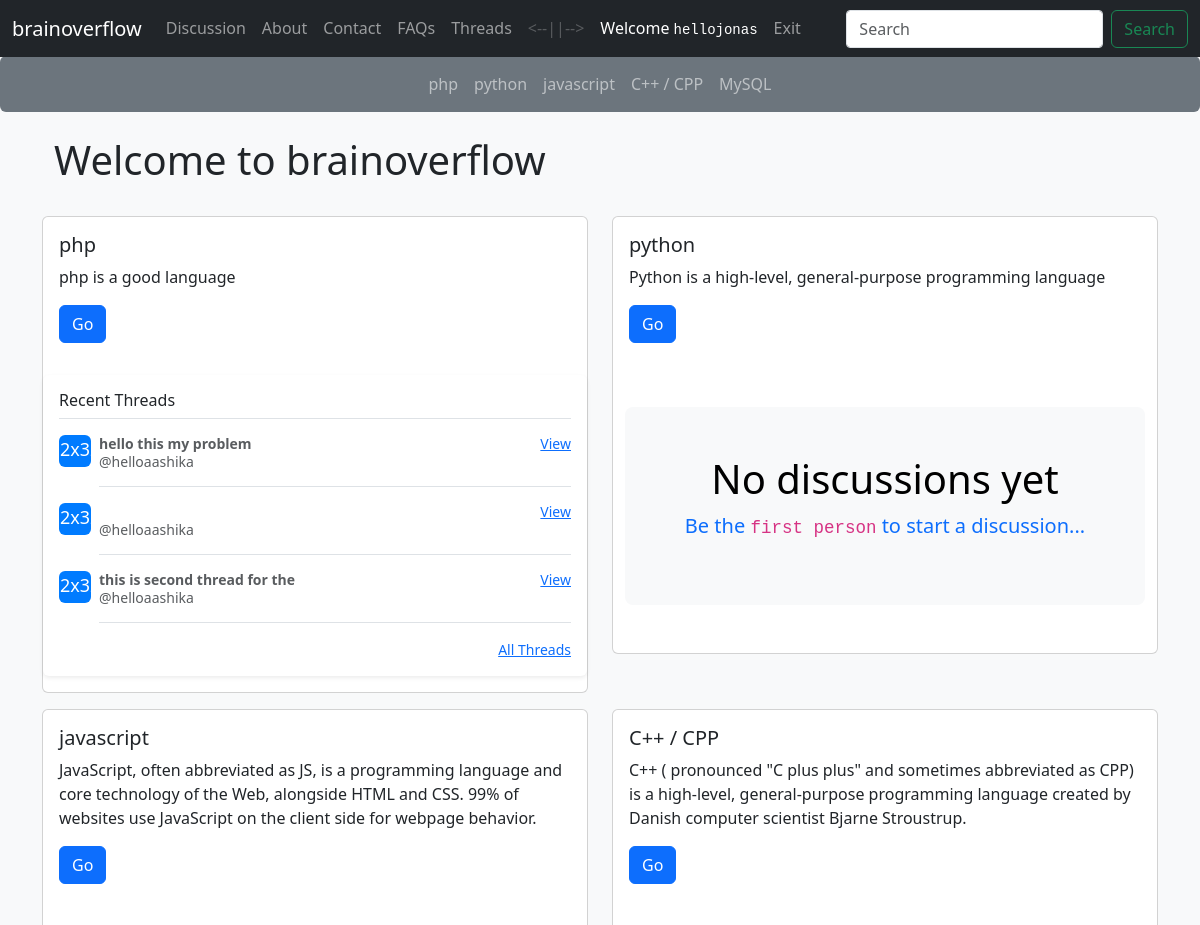
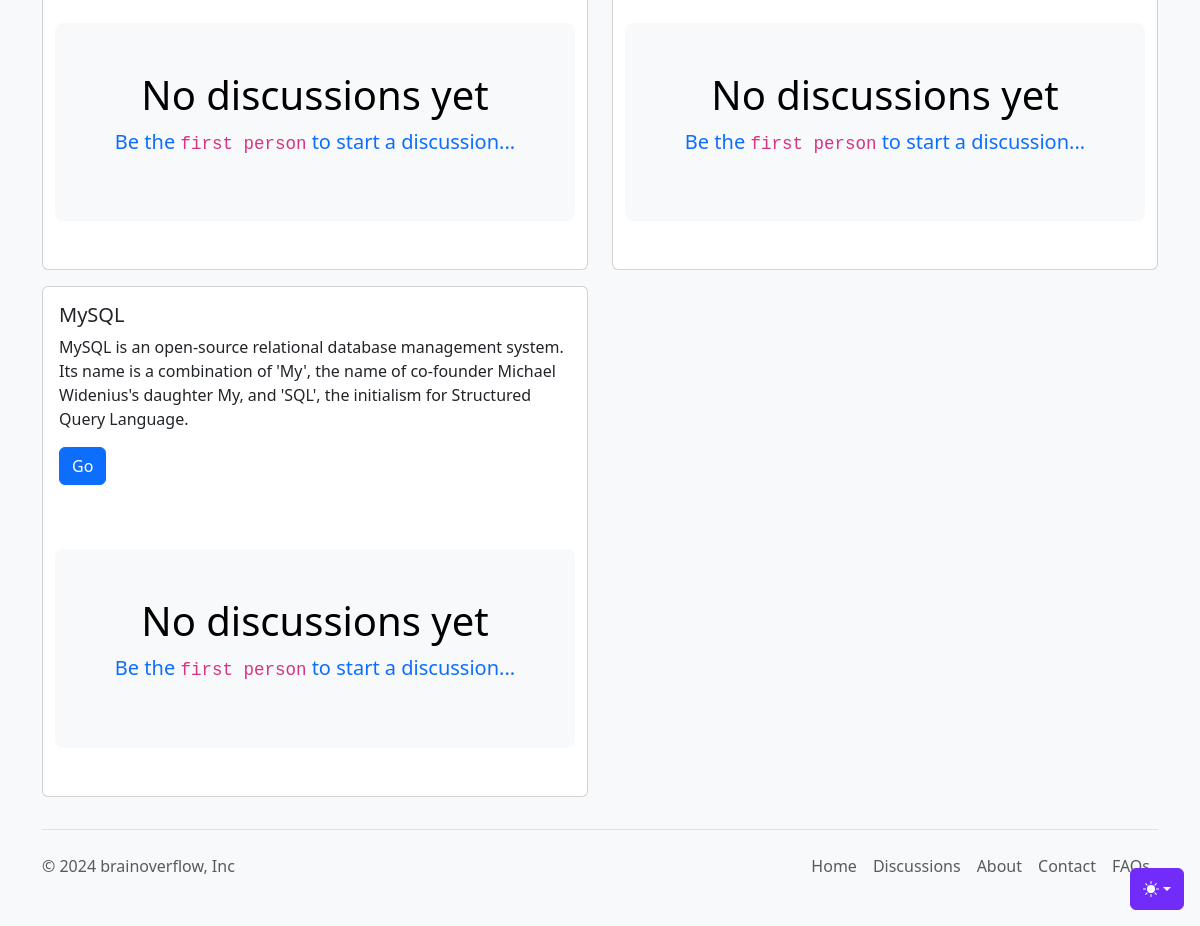
Screenshot of /discussion.php (signed in) with the database file from the repository (2 pictures, top to bottom).
### tables this page shows
CREATE TABLE `categories` (
  `ct_id` int(8) NOT NULL,
  `ct_name` varchar(256) NOT NULL,
  `ct_desc` varchar(256) NOT NULL,
  `ct_dt` datetime NOT NULL DEFAULT current_timestamp()
);

CREATE TABLE `threads` (
  `th_id` int(12) NOT NULL,
  `th_name` varchar(256) NOT NULL,
  `th_desc` varchar(4098) NOT NULL,
  `th_ct_id` int(12) NOT NULL,
  `th_user_id` int(12) NOT NULL,
  `th_dt` datetime NOT NULL DEFAULT current_timestamp()
);

CREATE TABLE `users` (
  `sno` int(11) NOT NULL,
  `username` varchar(64) NOT NULL,
  `user_email` varchar(64) NOT NULL,
  `user_pass` varchar(256) NOT NULL,
  `user_dt` datetime NOT NULL DEFAULT current_timestamp()
);

### partials/_helpers.php (called while the page is built, shortened)
<?php
function h(mixed $value): string
{
    return htmlspecialchars((string) ($value ?? ''), ENT_QUOTES | ENT_SUBSTITUTE, 'UTF-8');
}

### partials/_discussion.php (the view)
<?php
require_once __DIR__ . '/_helpers.php';
require 'database/_connect.php';
$sql = "SELECT * FROM `categories`";
$result = mysqli_query($conn, $sql);
while ($row = mysqli_fetch_assoc($result)) {
    $cat_name = $row['ct_name'];
    $cat_desc = $row['ct_desc'];
    $cat_id = (int) $row['ct_id'];
    echo '
    <div class="col-sm-6">
        <div class="card my-2">
            <div class="card-body">
                <h5 class="card-title">' . h($cat_name) . '</h5>
                <p class="card-text">' . h($cat_desc) . '</p>
                <a href="threadlist.php?cat_id=' . $cat_id . '" class="btn btn-primary">Go</a>
            </div>';
    $threadStatement = mysqli_prepare($conn, 'SELECT * FROM `threads` WHERE th_ct_id = ? ORDER BY th_dt DESC LIMIT 3');
    mysqli_stmt_bind_param($threadStatement, 'i', $cat_id);
    mysqli_stmt_execute($threadStatement);
    $thread_result = mysqli_stmt_get_result($threadStatement);
    $thread_count = mysqli_num_rows($thread_result);
    if ($thread_count > 0) {
        echo '
    <div class="my-3 p-3 bg-body rounded shadow-sm">
        <h6 class="border-bottom pb-2 mb-0">Recent Threads</h6>';
        while ($thread_row = mysqli_fetch_assoc($thread_result)) {
            $th_id = (int) $thread_row['th_id'];
            $th_name = $thread_row['th_name'];
            $th_user_id = $thread_row['th_user_id'];
            $userStatement = mysqli_prepare($conn, 'SELECT username FROM `users` WHERE sno = ?');
            mysqli_stmt_bind_param($userStatement, 'i', $th_user_id);
            mysqli_stmt_execute($userStatement);
            $result_user = mysqli_stmt_get_result($userStatement);
            $user_row = mysqli_fetch_assoc($result_user);
            $username = isset($user_row['username']) ? $user_row['username'] : 'Unknown User';
            echo '
        <div class="d-flex text-body-secondary pt-3">
            <svg class="bd-placeholder-img flex-shrink-0 me-2 rounded" width="32" height="32" xmlns="http://www.w3.org/2000/svg" role="img" aria-label="Placeholder: 32x32" preserveAspectRatio="xMidYMid slice" focusable="false">
                <title>Placeholder</title>
                <rect width="100%" height="100%" fill="#007bff"/>
                <text x="50%" y="50%" fill="#fff" dy=".3em">32x32</text>
            </svg>
            <div class="pb-3 mb-0 small lh-sm border-bottom w-100">
                <div class="d-flex justify-content-between">
                    <strong class="text-gray-dark">' . h($th_name) . '</strong>
                    <a href="thread.php?th_id=' . $th_id . '">View</a>
                </div>
                <span class="d-block">@' . h($username) . '</span>
            </div>
        </div>';
        }
        echo '
        <small class="d-block text-end mt-3">
            <a href="threadlist.php?cat_id=' . $cat_id . '">All Threads</a>
        </small>
    </div>';
    } else {
        echo '
    <a class="text-decoration-none" href="threadlist.php?cat_id=' . $cat_id . '">
    <div class="container my-5">
        <div class="p-5 text-center bg-body-tertiary rounded-3">
            <h1 class="text-body-emphasis">No discussions yet</h1>
            <p class="lead">
                Be the <code>first person</code> to start a discussion...
            </p>
        </div>
    </div>
    </a>';
    }
    echo '</div></div>';
}

### partials/_categories.php
<?php
require_once __DIR__ . '/_helpers.php';
echo '
<nav class="navbar navbar-expand-lg navbar-dark bg-secondary rounded">
    <button class="navbar-toggler" type="button" data-toggle="collapse" data-target="#navbarsExample10" aria-controls="navbarsExample10" aria-expanded="false" aria-label="Toggle navigation">
        <span class="navbar-toggler-icon"></span>
    </button>
    <div class="collapse navbar-collapse justify-content-md-center" id="navbarsExample10">
        <ul class="navbar-nav">';
include 'database/_connect.php';
$sql  = "SELECT * FROM `categories`";
$result = mysqli_query($conn, $sql);
while ($row = mysqli_fetch_assoc($result)) {
    $cat_id = (int) $row['ct_id'];
    echo '
           <li class="nav-item">
            <a class="nav-link" href="threadlist.php?cat_id='.$cat_id.'">' . h($row['ct_name']) . '</a>
           </li>
           ';
}
echo '
        </ul>
    </div>
</nav>
';

### assets/style.css (style rules this page uses)
.bd-placeholder-img { font-size: 1.125rem; text-anchor: middle; -webkit-user-select: none; -moz-user-select: none; user-select: none; }
body { background-color: #f8f9fa; }

### assets/offcanvas-navbar.css (style rules this page uses)
html, body { overflow-x: hidden; }
body { padding-top: 56px; }

### rows the page displays
categories: ct_name "php", ct_desc "php is a good language"
categories: ct_name "python", ct_desc "Python is a high-level, general-purpose programming language"
categories: ct_name "javascript", ct_desc "JavaScript, often abbreviated as JS, is a programming language and core technology of the Web, alongside HTML and CSS. 99% of websites use JavaScript on the client side for webpage behavior."
categories: ct_name "C++ / CPP", ct_desc "C++ ( pronounced \"C plus plus\" and sometimes abbreviated as CPP) is a high-level, general-purpose programming language created by Danish computer scientist Bjarne Stroustrup."
categories: ct_name "MySQL", ct_desc "MySQL is an open-source relational database management system. Its name is a combination of 'My', the name of co-founder Michael Widenius's daughter My, and 'SQL', the initialism for Structured Query Language."
threads: th_name "hello this my problem", users.username "helloaashika"
threads: users.username "helloaashika"
threads: th_name "this is second thread for the", users.username "helloaashika"

### other values shown
$name "hellojonas"
